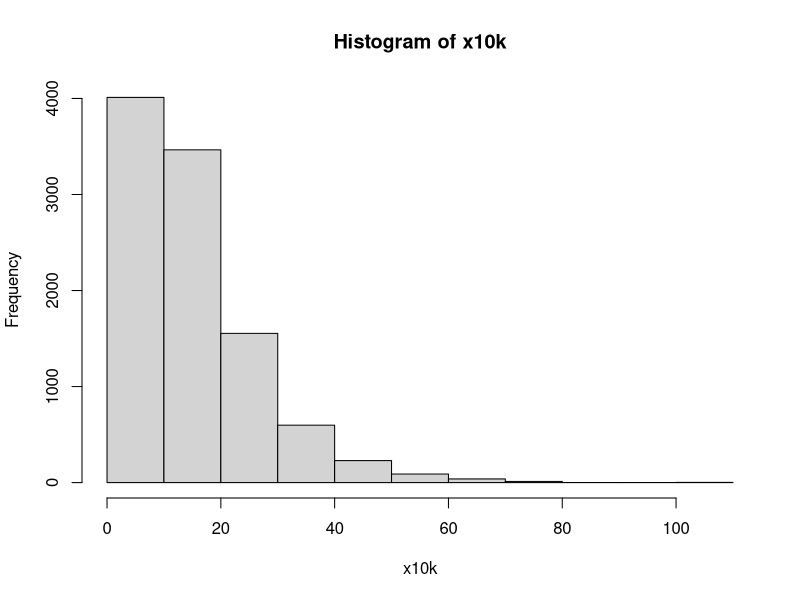
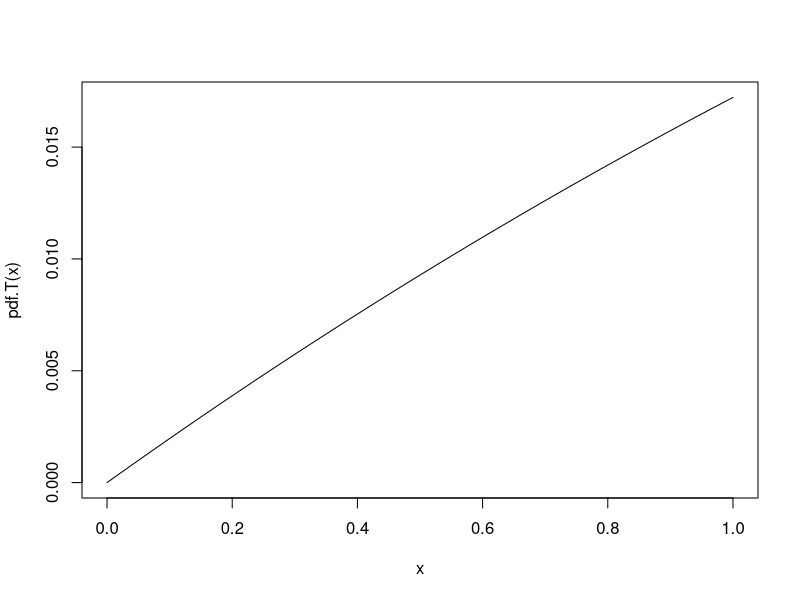
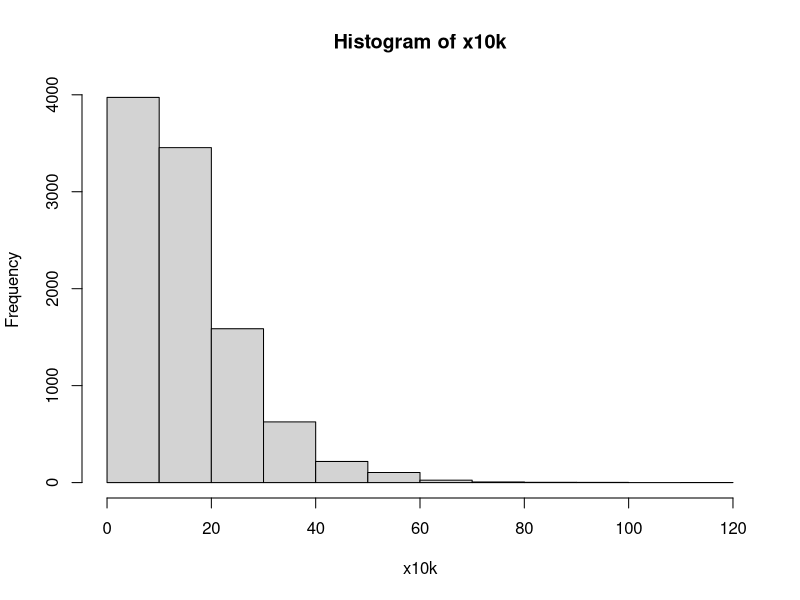
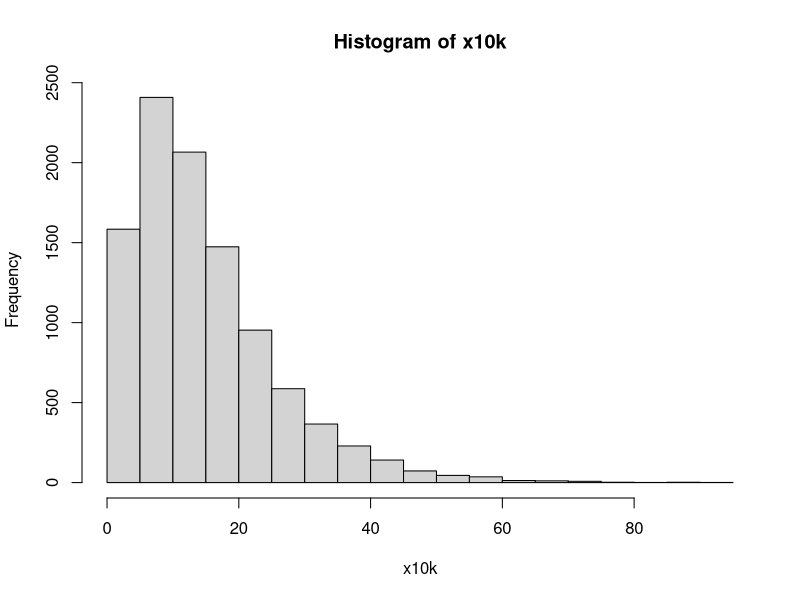
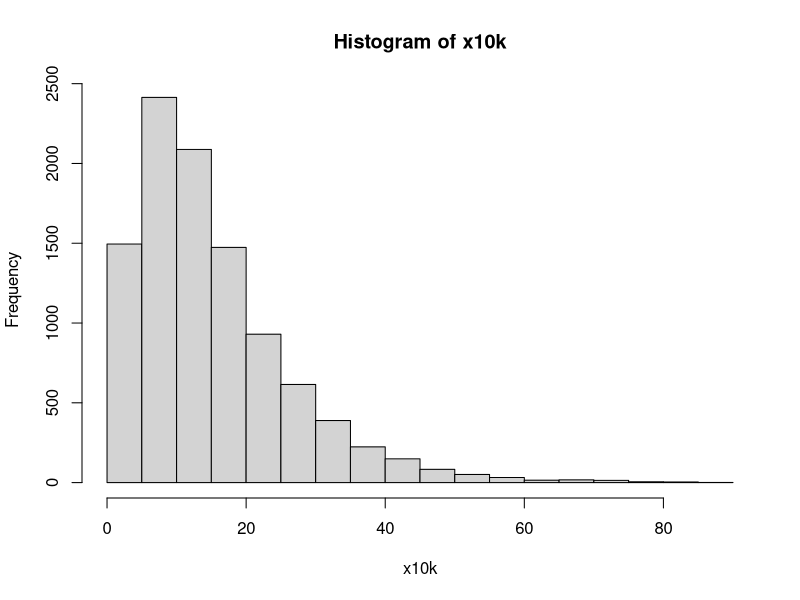
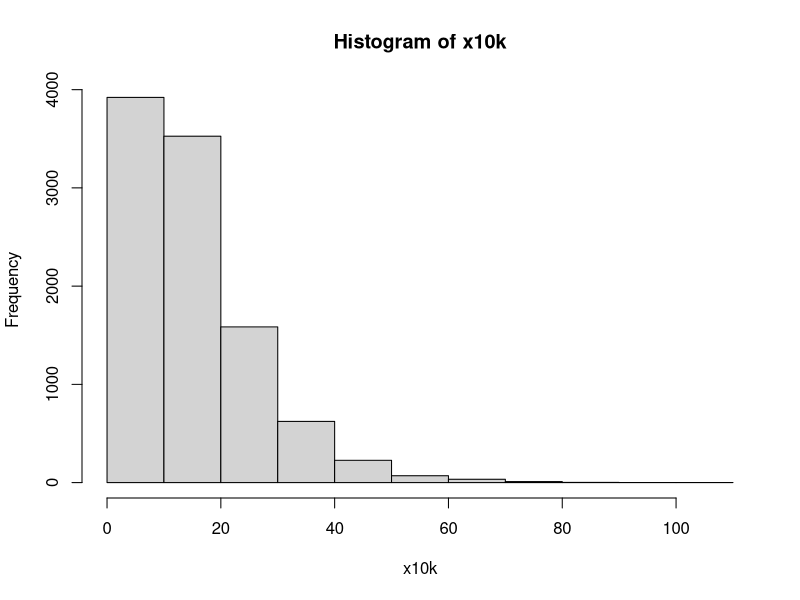
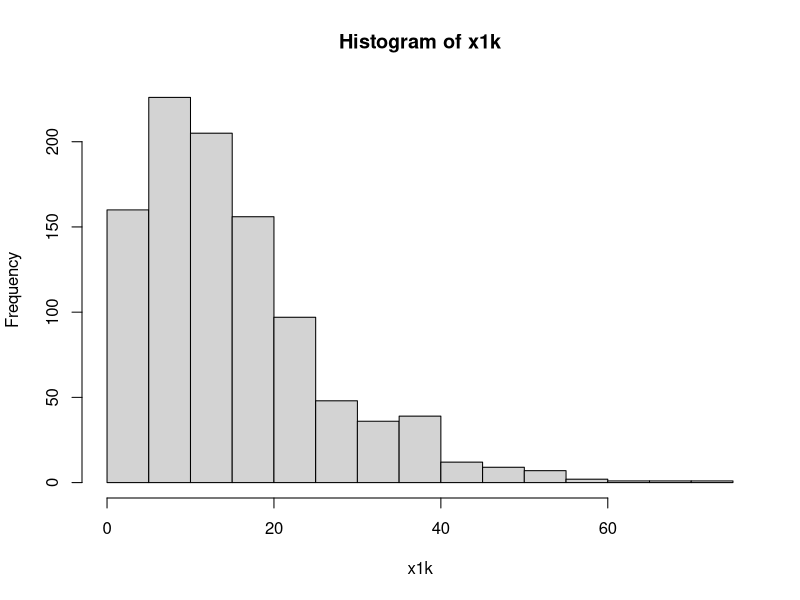
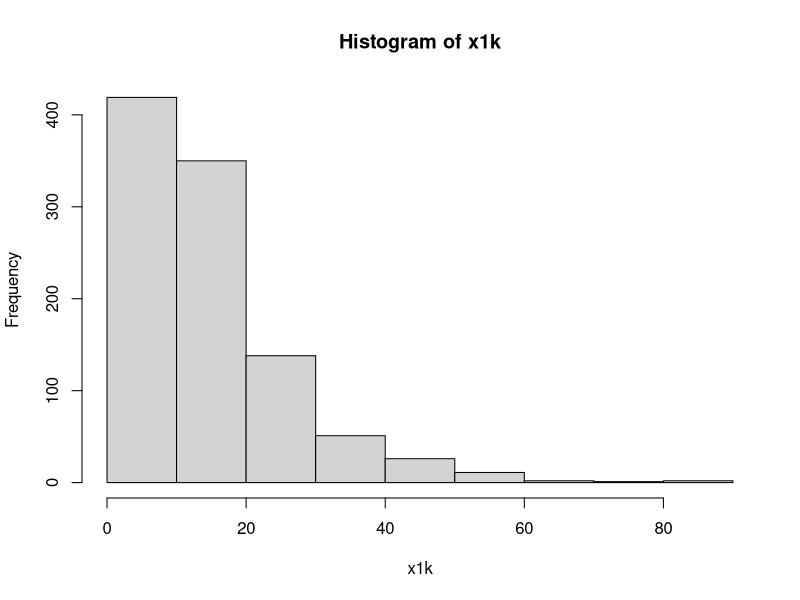

The R script that drew these images, in order: (Note: this script raises an error after producing the figures.)
# Test 1, Sample 10000
pdf.T <- function(x){
  return (0.2*exp(-0.1*x)-0.2*exp(-0.2*x))
}
x10k = replicate(10000, max(rexp(n=1, rate=1/10), rexp(n=1,rate=1/10)))
hist(x=x10k)
curve(pdf.T)
mean(x10k)
1-pexp(15, rate = 1/mean(x10k))

#Test 2
x10k = replicate(10000, max(rexp(n=1, rate=1/10), rexp(n=1,rate=1/10)))
hist(x=x10k)
mean(x10k)
1-pexp(15, rate = 1/mean(x10k))

#Test 3
x10k = replicate(10000, max(rexp(n=1, rate=1/10), rexp(n=1,rate=1/10)))
hist(x=x10k)
mean(x10k)
1-pexp(15, rate = 1/mean(x10k))

#Test 4
x10k = replicate(10000, max(rexp(n=1, rate=1/10), rexp(n=1,rate=1/10)))
hist(x=x10k)
mean(x10k)
1-pexp(15, rate = 1/mean(x10k))

#Test 5
x10k = replicate(10000, max(rexp(n=1, rate=1/10), rexp(n=1,rate=1/10)))
hist(x=x10k)
mean(x10k)
1-pexp(15, rate = 1/mean(x10k))

#Test 1, Sample 1000
x1k = replicate(1000, max(rexp(n=1, rate=1/10), rexp(n=1,rate=1/10)))
hist(x=x1k)
mean(x1k)
1-pexp(15, rate = 1/mean(x1k))

#Test 2
x1k = replicate(1000, max(rexp(n=1, rate=1/10), rexp(n=1,rate=1/10)))
hist(x=x1k)
mean(x1k)
1-pexp(15, rate = 1/mean(x1k))

#Test 3
x1k = replicate(1000, max(rexp(n=1, rate=1/10), rexp(n=1,rate=1/10)))
hist(x=x1k)
mean(x1k)
1-pexp(15, rate = 1/mean(x1k))

#Test 4
x1k = replicate(1000, max(rexp(n=1, rate=1/10), rexp(n=1,rate=1/10)))
hist(x=x1k)
mean(x1k)
1-pexp(15, rate = 1/mean(x1k))

#Test 5
x1k = replicate(1000, max(rexp(n=1, rate=1/10), rexp(n=1,rate=1/10)))
hist(x=x1k)
mean(x1k)
1-pexp(15, rate = 1/mean(x1k))

#Test 1, Sample 100000
x1k = replicate(100000, max(rexp(n=1, rate=1/10), rexp(n=1,rate=1/10)))
hist(x=x100k)
mean(x100k)
1-pexp(15, rate = 1/mean(x100k))


#Test 2
x1k = replicate(100000, max(rexp(n=1, rate=1/10), rexp(n=1,rate=1/10)))
hist(x=x100k)
mean(x100k)
1-pexp(15, rate = 1/mean(x100k))

#Test 3
x1k = replicate(100000, max(rexp(n=1, rate=1/10), rexp(n=1,rate=1/10)))
hist(x=x100k)
mean(x100k)
1-pexp(15, rate = 1/mean(x100k))

#Test 4
x1k = replicate(100000, max(rexp(n=1, rate=1/10), rexp(n=1,rate=1/10)))
hist(x=x100k)
mean(x100k)
1-pexp(15, rate = 1/mean(x100k))

#Test 5
x1k = replicate(100000, max(rexp(n=1, rate=1/10), rexp(n=1,rate=1/10)))
hist(x=x100k)
mean(x100k)
1-pexp(15, rate = 1/mean(x100k))

# Q2
runs <- 10000
x <- runif(runs, min=0, max=1)
y <- runif(runs, min=0, max=1)
in.circle <- (x-0.5)^2 + (y-0.5)^2 <= 0.5^2
mc.pi <- (sum(in.circle)/runs)*4
mc.pi